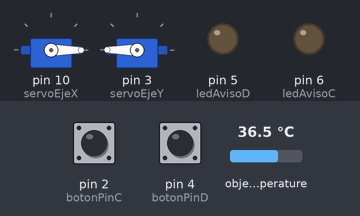
This sketch was run on a simulated Arduino Uno, built with avr-gcc and run on an emulated ATmega328P. Shown: 2 × servo, output pins drawn as LEDs (lit = HIGH). Dashed ring = blinking. The inputs (shaded band) are chosen by the test bench; at power-on: pin 2 (botonPinC) HIGH, pin 4 (botonPinD) HIGH, object temperature 36.5 °C. What the sketch prints to the serial monitor is not drawn.

Above: at 4.0 s.
4.1 s: pin 2 (botonPinC) pulled LOW for 0.15 s
At 4.8 s:
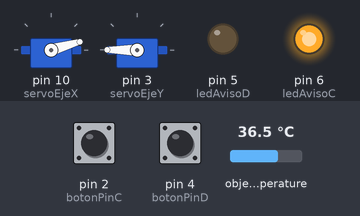
7.1 s: pin 4 (botonPinD) pulled LOW for 0.15 s
At 7.25 s:
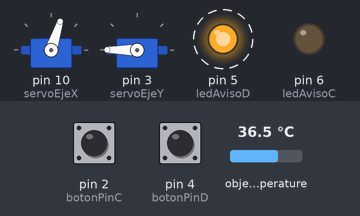
10.1 s: pin 2 (botonPinC) pulled LOW for 1 s
At 10.7 s:
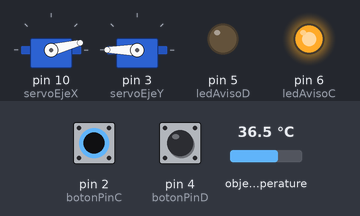
14.1 s: pin 4 (botonPinD) pulled LOW for 1 s
At 14.29 s:
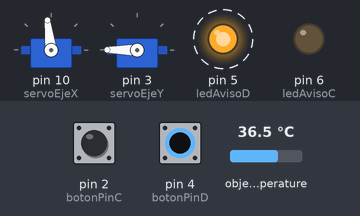
17.1 s: pin 2 (botonPinC) pulled LOW for 0.15 s
At 18.2 s:
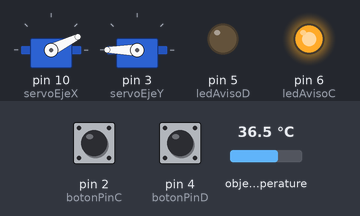
20.2 s: pin 2 (botonPinC) driven LOW and pin 4 (botonPinD) driven LOW
At 22.21 s:
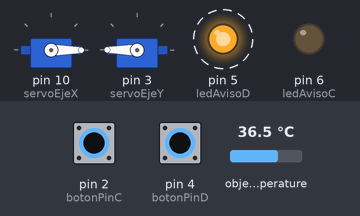
Timing chart, 0 to 24.2 s (numbered marks = the images above; inputs shaded):
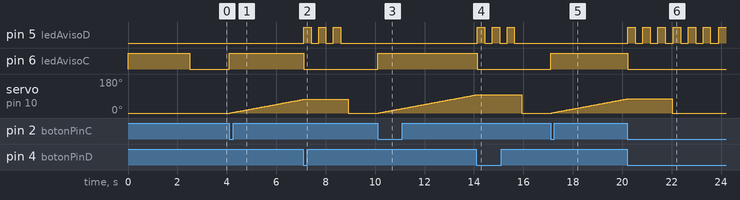

Measured:
- after the input at 4.1 s, pin 6 (ledAvisoC): LOW → HIGH at once; servo on pin 10 (servoEjeX): moves from 0° to 72° over 2.9 s, starting at once
- after the input at 7.1 s, pin 5 (ledAvisoD): alternates HIGH for 0.30 s and LOW for 0.30 s, 6 changes in all, then stays LOW, starting at once; pin 6 (ledAvisoC): HIGH → LOW at once
- after the input at 10.1 s, pin 6 (ledAvisoC): LOW → HIGH at once; servo on pin 10 (servoEjeX): moves from 0° to 96° over 3.9 s, starting at once
- after the input at 14.1 s, pin 5 (ledAvisoD): alternates HIGH for 0.30 s and LOW for 0.30 s, 6 changes in all, then stays LOW, starting at once; pin 6 (ledAvisoC): HIGH → LOW at once
- after the input at 17.1 s, pin 6 (ledAvisoC): LOW → HIGH at once; servo on pin 10 (servoEjeX): moves from 0° to 75° over 3.1 s, starting at once
- after the input at 20.2 s, pin 5 (ledAvisoD): alternates HIGH for 0.30 s and LOW for 0.30 s, starting at once; pin 6 (ledAvisoC): HIGH → LOW at once

The sketch:

programa_camara_termografica_botones_externos_con_led.ino
```cpp
/* CAMARA TERMOGRAFICA SIN CAMARA
 * Proyecto para la materia Taller de Proyecto II.
 * Sistema con conexion con un servidor web donde se mostrará imagen escaneada con las distintas temperaturas.
 *
 * VERSION 1.0
 *
 * Cambios:
 * se implemento el uso de dos botones fisicos (comenzar y detener)
 * el arduino no leerá datos que vengan del puerto serie
 *
 * sistema de deteccion de errores con leds
*/
// Incluye las librerías para poder controlar los servos y el sensor.
#include <Servo.h>
#include <Adafruit_MLX90614.h>

// Variables para controlar los servos
Servo servoEjeX;
Servo servoEjeY;

Adafruit_MLX90614 sensor = Adafruit_MLX90614();

int desplazamiento;

// Variables para controlar boton de comenzar
const int botonPinC = 2;
int estadoActualBotonComenzar = HIGH;
int estadoAnteriorBotonComenzar = HIGH;
boolean comenzo;

// Variables para controlar boton de Detener
const int botonPinD = 4;
int estadoActualBotonDetener = HIGH;
int estadoAnteriorBotonDetener = HIGH;
boolean detener;

const int ledAvisoC = 6; // pin del led que indica errores / encendido del aparato / finalizado de escaneo
const int ledAvisoD = 5; // pin del led que indica errores / encendido del aparato / finalizado de escaneo

void setup() {

  Serial.begin(9600);
  sensor.begin();

  pinMode(botonPinD,INPUT_PULLUP); // boton de comenzar
  pinMode(botonPinC,INPUT_PULLUP); // boton de detener

  // Inicia los servos para que comiencen a funcionar con los respectivos pines
  servoEjeX.attach(10);
  servoEjeY.attach(3);
  // Inicializa servo ejeX en 0°
  servoEjeX.write(0);
  // Inicializa servo ejeY en 180° para ir escaneando de abajo para arriba
  servoEjeY.write(180);
  desplazamiento = 180; //variable global que ira descontando la posicion del servo del ejeY

  comenzo = false; // para evitar que cuando apreten muchas veces el boton de comenzar no suceda nada
  detener = false; // para saber si se presiono el boton de detener

  // configuracion led
  pinMode(6,OUTPUT);
  pinMode(5,OUTPUT);
  digitalWrite(ledAvisoD,LOW); // el led comienza apagado
  digitalWrite(ledAvisoC,LOW); // el led comienza apagado
  avisoEncendido();
}

void loop() {
  if(esperarComienzo() == true){ // significa que toco el boton de comenzar una vez
    escanear();
  }
}

boolean esperarComienzo(){
  estadoActualBotonComenzar = digitalRead(botonPinC); // leo el estado actual del boton comenzar
  if(estadoActualBotonComenzar != estadoAnteriorBotonComenzar || comenzo == true){ // significa que toco el boton de comenzar una vez
    detener = false; //reseteo la variable por si se ecanea sin apagar el dispositivo
    comenzo = true; // Por si presionan mas de una vez el boton de comenzar, no lo tendra en cuenta
    digitalWrite(ledAvisoC,HIGH); // prendo el led para avisar que comenzo a escanear
    return true;
  }else return false;
}

// ------------------------------- FUNCIONES PARA DETENER ESCANEO ----------------------------------------------

boolean detectarBotonDetener(){
  estadoActualBotonDetener = digitalRead(botonPinD); // leo el estado actual del boton de detener
  if(estadoActualBotonDetener != estadoAnteriorBotonDetener){
    detener = true;
    comenzo = false;
    estadoActualBotonComenzar = estadoAnteriorBotonComenzar; // vuelven a ser iguales de nuevo para que pueda comenzar otra vez
    estadoActualBotonDetener = estadoAnteriorBotonDetener;
    digitalWrite(ledAvisoC,LOW);
    for(int i=0; i<3; i++){ // titilara y se apagar para indicar que terminó
      digitalWrite(ledAvisoD,HIGH);
      delay(300);
      digitalWrite(ledAvisoD,LOW);
      delay(300);
    }
    volverACasa();
    // enviar señal de finalizacion al servidor
    for(int i=0; i<50;i++){
      Serial.print("@@");
    }
    return true;
  }else return false;
}

// ------------------------- FUNCIONES DE ESCANEO ------------------------------------

void escanearPositivo(){
  // Sentido positivo
  for (int i = 0; i <= 179; i=i+1){ //hace que vuelva al principio
    if (detectarBotonDetener()){
      break; // si detecta que se presiono el boton de detener termina de escanear
    }
    Serial.print(sensor.readObjectTempC()); // Leo temperatura °C y la envio al puerto serie
    if(i!=179){
      servoEjeX.write(i); // Desplaza al ángulo correspondiente
    }
    //delay(500); // Pausa de 25ms
    delay(40);
    //delay(45);
  }
}
void escanearNegativo(){
  // Para el sentido negativo
  for (int i = 179; i >= 0; i=i-1){
    if (detectarBotonDetener()){
      break; // si detecta que se presiono el boton de detener termina de escanear
    }
    Serial.print(sensor.readObjectTempC()); // Leo temperatura °C y la envio al puerto serie
    if (i != 0){
      servoEjeX.write(i); // Desplaza al ángulo correspondiente
    }
    //delay(500); // Pausa de 25ms
    delay(45);
    //delay(45);
  }
}
void escanear(){ // Futura mejora, implementar un thread para verificar el boton de detener.
  // Dos bucles: uno para mover en sentido positivo y otro en sentido negativo
  escanearPositivo();
  if (detener == false){ // verifico que no se haya presionado el boton de detener       // Averiguar si cuando apreto dos veces el boton cambia o no. sino pregunto con la funcion
    // Desplazo el eje Y
    desplazamiento = desplazamiento-5;
    servoEjeY.write(desplazamiento);
    Serial.print("#####");
    escanearNegativo();
    Serial.print("#####");
      if (detener == false){
        // Desplazo el eje Y
        desplazamiento = desplazamiento-5;
        servoEjeY.write(desplazamiento);
        if (desplazamiento == 0){ // Finalizo el escaneo
          estadoActualBotonComenzar = estadoAnteriorBotonComenzar; // vuelven a ser iguales de nuevo para que pueda comenzar otra vez
          estadoActualBotonDetener = estadoAnteriorBotonDetener;
          volverACasa();
          detener = true;
          comenzo = false;
          for(int i=0; i<50;i++){
            Serial.print("@@");
          }
        }
      }
    }
  }

//------------------------- FUNCION VOLVER AL COMIENZO ------------------------------------

void volverACasa(){
  // Inicializa servo ejeX en 0°
  servoEjeX.write(0);
  // Inicializa servo ejeY en 180° para ir escaneando de abajo para arriba
  servoEjeY.write(180);
  desplazamiento = 180; //variable global que ira descontando la posicion del servo del ejeY
}


// --------------------------- FUNCIONES LED --------------------------------------------
void avisoEncendido(){
  digitalWrite(ledAvisoC,HIGH);
  delay(2500);
  digitalWrite(ledAvisoC,LOW);
  delay(300);
}
```
